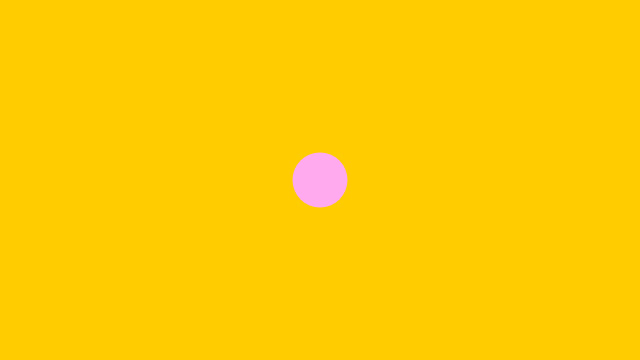
Frame 1 (no input)
Frame 60 (no input): identical to frame 1, image omitted
Frame 120 (the mouse pressed at the canvas centre since frame 60): identical to frame 1, image omitted

The p5.js sketch that drew this single still picture (run headless with seeded random() and noise() and a simulated clock; from frame 60 on, the mouse is pressed at the canvas centre):

// p5.js sketch
// ── sketch.js
/*
1. Code below is for https://youtu.be/D1ELEeIs0j8?list=PLRqwX-V7Uu6Zy51Q-x9tMWIv9cueOFTFA
2. Code is at 7:57 seconds on drawing rectangle
*/


function setup() {
    createCanvas(640, 360);
}

function draw() {
    background(255,204,0);
    fill('#fae');
    noStroke();
    ellipse(320, 180, 55, 55);
}
